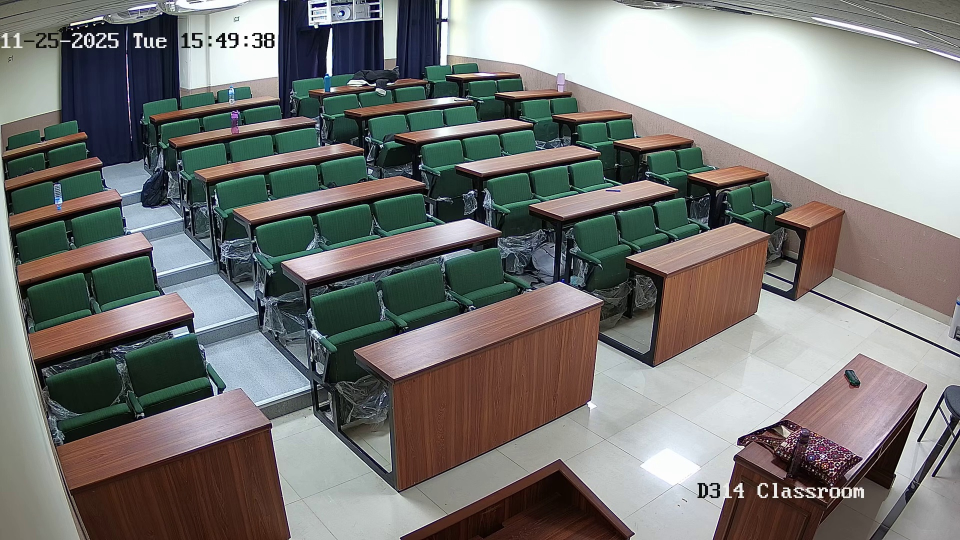
#> input picture src/app/seating_plan/CSFYP/D314-25112025/D314-25112025.jpg, 1920 x 1080 px (shown at 1/2 size)
$ python draw_d314_seats.py   (older library calls are emulated)
#> lines starting #> are read from the running program, lines starting #| are printed output that depends on the picture
import json
import os
from pathlib import Path
from PIL import Image, ImageDraw, ImageFont

def draw_seats_on_image(seat_map_path, image_path, output_path):
    """
    Draw seat polygons on an image based on seat_map.json coordinates.

    Args:
        seat_map_path: Path to seat_map.json file
        image_path: Path to the original image
        output_path: Path to save the annotated image
    """
    # Read seat map JSON
    with open(seat_map_path, 'r', encoding='utf-8') as f:
#> (reads src/app/seating_plan/CSFYP/D314-25112025/seat_map.json from the repository)
        seat_data = json.load(f)

    # Load image and convert to RGBA for transparency support
    img = Image.open(image_path).convert('RGBA')

    # Get seats
    seats = seat_data.get('seats', {})

    # Colors for different seats (cycling through colors)
    colors = [
        (255, 99, 71, 128),  # Tomato
        (60, 179, 113, 128), # MediumSeaGreen
        (65, 105, 225, 128), # RoyalBlue
        (255, 165, 0, 128),  # Orange
        (138, 43, 226, 128), # BlueViolet
        (0, 191, 255, 128),  # DeepSkyBlue
        (255, 20, 147, 128), # DeepPink
        (0, 255, 127, 128),  # SpringGreen
        (255, 215, 0, 128),  # Gold
        (75, 0, 130, 128),   # Indigo
    ]

    # Try to load a font for labels
    try:
        font = ImageFont.truetype("arial.ttf", 20)
    except IOError:
        try:
            font = ImageFont.truetype("/usr/share/fonts/truetype/dejavu/DejaVuSans.ttf", 20)
        except IOError:
            font = ImageFont.load_default()
            print("Warning: Using default font.")

    outline_color = (0, 0, 0, 255)  # Black outline
    text_color = (0, 0, 0, 255)  # Black text
    text_bg_color = (255, 255, 255, 192)  # Semi-transparent white background for text

    draw = ImageDraw.Draw(img)

    # Draw each seat
    for idx, (seat_id, coordinates) in enumerate(seats.items()):
        if not coordinates or len(coordinates) < 3:
            continue

        # Convert coordinates to tuples
        points = [(int(coord[0]), int(coord[1])) for coord in coordinates if len(coord) >= 2]

        if len(points) < 3:
            continue

        # Get color for this seat (cycle through colors)
        fill_color = colors[idx % len(colors)]

        # Draw filled polygon with transparency
        draw.polygon(points, fill=fill_color, outline=outline_color)

        # Calculate center for label
        if points:
            center_x = sum(p[0] for p in points) / len(points)
            center_y = sum(p[1] for p in points) / len(points)

            # Get seat label (remove 'seat_' prefix)
            label = seat_id.replace('seat_', '')

            # Get text bounding box
            try:
                bbox = draw.textbbox((0, 0), label, font=font)
                text_width = bbox[2] - bbox[0]
                text_height = bbox[3] - bbox[1]
            except AttributeError:
                # Fallback for older PIL versions
                text_width, text_height = draw.textsize(label, font=font)

            # Calculate text position to center it
            text_x = center_x - (text_width / 2)
            text_y = center_y - (text_height / 2)

            # Draw text background
            padding = 5
            draw.rectangle(
                (text_x - padding, text_y - padding, text_x + text_width + padding, text_y + text_height + padding),
                fill=text_bg_color
            )

            # Draw text
            draw.text((text_x, text_y), label, font=font, fill=text_color)
#> this loop made 60 passes
#> (center_x, center_y, bbox, text_width, text_x, text_y) on passes 1 to 12: (162.2, 803.4, (0, 4, 13, 19), 13, 155.7, 795.9), (104, 609.4, (0, 4, 13, 19), 13, 97.5, 601.9), (72.8, 484.2, (0, 4, 13, 19), 13, 66.3, 476.7), (53.2, 396, (0, 4, 13, 19), 13, 46.7, 388.5), (40.6, 330, (0, 4, 13, 19), 13, 34.1, 322.5), (36.4, 274.2, (0, 4, 13, 19), 13, 29.9, 266.7), (340.4, 747, (0, 4, 13, 19), 13, 333.9, 739.5), (253.2, 568.2, (0, 4, 13, 19), 13, 246.7, 560.7), (200.4, 450.4, (0, 4, 13, 19), 13, 193.9, 442.9), (161.2, 367.2, (0, 4, 25, 19), 25, 148.7, 359.7), (134.2, 305.4, (0, 4, 25, 19), 25, 121.7, 297.9), (119.6, 251.6, (0, 4, 25, 19), 25, 107.1, 244.1)

    # Convert back to RGB for JPEG format
    if img.mode == 'RGBA':
        rgb_img = Image.new('RGB', img.size, (255, 255, 255))
#> rgb_img: PIL image 1920x1080 RGB; every value is 255
        rgb_img.paste(img, mask=img.split()[3])  # Use alpha channel as mask
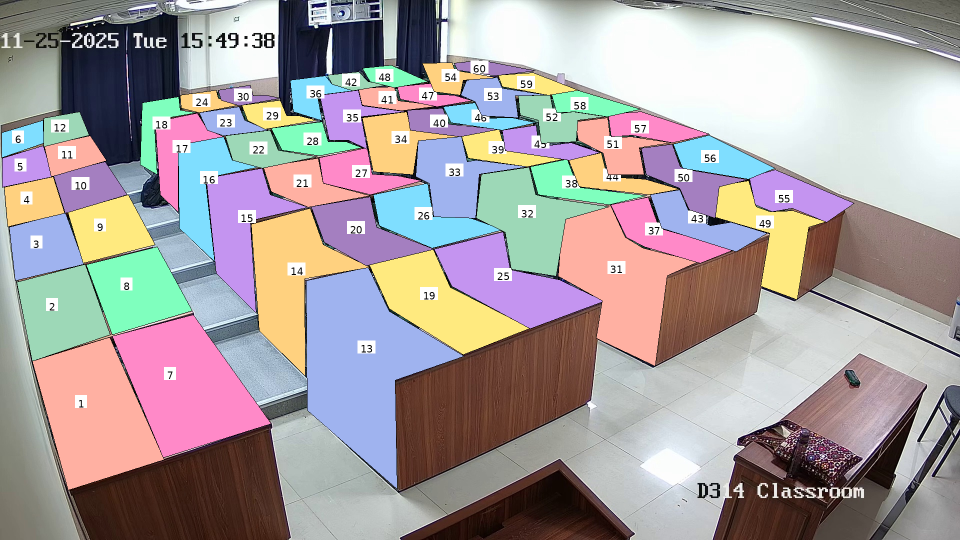
#> img: PIL image 1920x1080 RGBA (shown at 1/2 size); mean R, G, B, A 149.7, 135.5, 138.4, 208.7; transparent parts drawn white
        img = rgb_img

    # Create output directory if it doesn't exist
    output_dir = os.path.dirname(output_path)
    if output_dir:
        os.makedirs(output_dir, exist_ok=True)

    # Save the annotated image
    img.save(output_path, quality=95)
    print(f"Saved annotated image: {output_path}")

if __name__ == "__main__":
    # Get the directory where this script is located
    script_dir = Path(__file__).parent

    seat_map_path = script_dir / "seat_map.json"
    image_path = script_dir / "D314-25112025.jpg"
    output_dir = script_dir / "processed"
    output_dir.mkdir(exist_ok=True)
    output_path = output_dir / "D314-25112025_annotated.jpg"

    if not seat_map_path.exists():
        print(f"Error: seat_map.json not found at {seat_map_path}")
        print("Please create a seat_map.json file with seat coordinates first.")
        exit(1)

    if not image_path.exists():
        print(f"Error: Image not found at {image_path}")
        exit(1)

    print(f"Processing D314...")
    print(f"  Seat map: {seat_map_path}")
    print(f"  Image: {image_path}")
    print(f"  Output: {output_path}")

    try:
        draw_seats_on_image(seat_map_path, image_path, output_path)
        print(f"[OK] Successfully processed D314")
    except Exception as e:
        print(f"[ERROR] Error processing D314: {str(e)}")
        import traceback
        traceback.print_exc()
